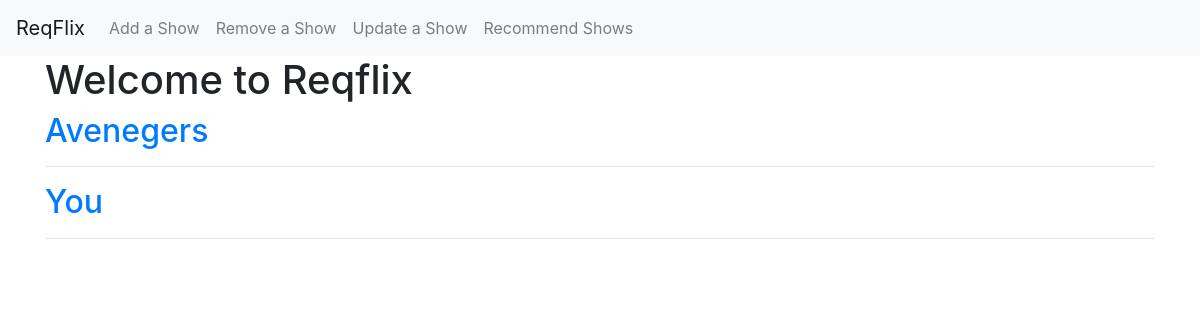
Before: / with the older database file.
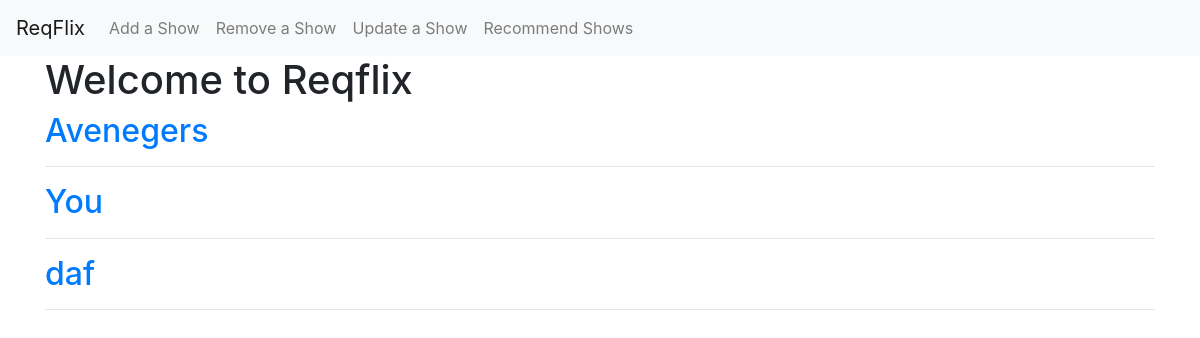
After: the same page with the newer database file.
### tables this page shows
CREATE TABLE posts (
    id INTEGER PRIMARY KEY AUTOINCREMENT,

    title TEXT NOT NULL,
    genre TEXT,
    minutes int,
    actor text
);

### main.py (the view)
@app.route('/')
def index():
    conn = get_db_connection()
    posts = conn.execute('SELECT * FROM posts ORDER BY TITLE').fetchall()
    conn.close()
    return render_template('index.html', posts=posts)

### main.py (called while the page is built)
def get_db_connection():
    conn = sqlite3.connect('database.db')
    conn.row_factory = sqlite3.Row
    return conn

### templates/index.html (shortened to what this page needs)
{% extends 'base.html' %}
{% block content %}
<h1>{% block title %} Welcome to Reqflix {% endblock %}</h1>
{% for post in posts %}
<a href="{{ url_for('post', post_id=post['id']) }}">
    <h2>{{ post['title'] }}</h2>
</a>
<hr>
{% endfor %}
{% endblock %}

### templates/base.html (shortened to what this page needs)
<html lang="en">
<head>
    <link rel="stylesheet" href="https://stackpath.bootstrapcdn.com/bootstrap/4.3.1/css/bootstrap.min.css"
>
</head>
<body>
<nav class="navbar navbar-expand-md navbar-light bg-light">
    <a class="navbar-brand" href="{{ url_for('index')}}">ReqFlix</a>
    <div class="collapse navbar-collapse" id="navbarNav">
        <ul class="navbar-nav">
                  <li class="nav-item">
            <a class="nav-link" href="{{url_for('create')}}">Add a Show</a>
        </li>
            <li class="nav-item">
            <a class="nav-link" href="{{url_for('remove')}}">Remove a Show</a>
        </li>
            <li class="nav-item">
            <a class="nav-link" href="{{url_for('update')}}">Update a Show</a>
        </li>
            <li class="nav-item">
            <a class="nav-link" href="{{url_for('recommend')}}">Recommend Shows</a>
        </li>
        </ul>
    </div>
</nav>
<div class="container">
    {% block content %} {% endblock %}
</div>
</body>
</html>

Changed rows visible on the page:
added posts: title "daf"
